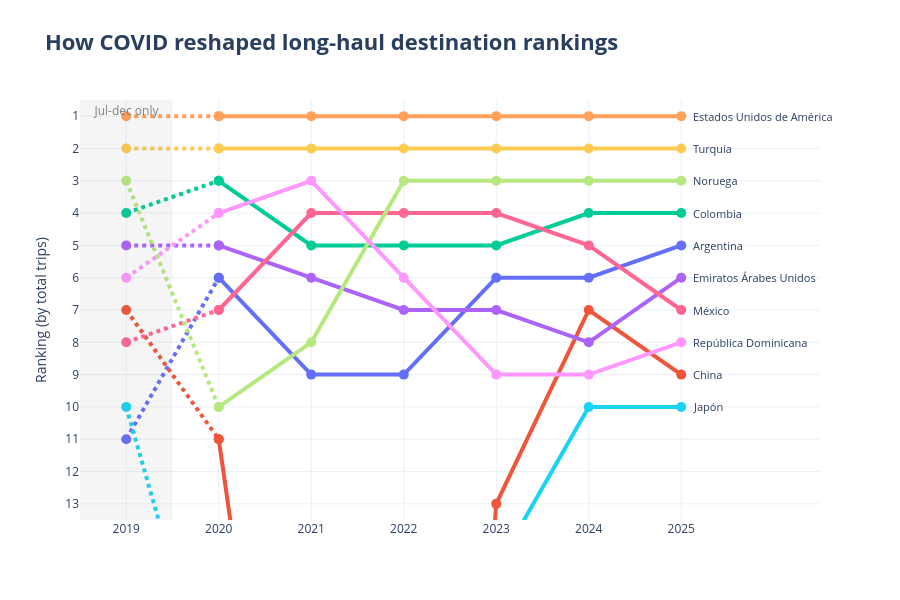

Notebook code for this chart:
### Markdown cell above
---

### Code cell
fig = go.Figure()
colors = px.colors.qualitative.Plotly

for i, dest in enumerate(df_rank_top10["destination"].unique()):
    sub = df_rank_top10[df_rank_top10["destination"] == dest].sort_values("year")
    col = colors[i % len(colors)]
    
    # dashed line
    early = sub[sub["year"] <= 2020]
    fig.add_trace(go.Scatter(
        x=early["year"], y=early["rank"],
        mode="lines+markers",
        line=dict(color=col, width=4, dash="dot"),
        marker=dict(size=10, color=col),
        showlegend=False,
        customdata=early[["destination", "total_tourists"]].values,
        hovertemplate="%{customdata[0]}<br>Rank: %{y}<br>Tourists: %{customdata[1]:,.0f}<extra></extra>",
    ))
    
    late = sub[sub["year"] >= 2020]
    fig.add_trace(go.Scatter(
        x=late["year"], y=late["rank"],
        mode="lines+markers",
        line=dict(color=col, width=4),
        marker=dict(size=10, color=col),
        showlegend=False,
        customdata=late[["destination", "total_tourists"]].values,
        hovertemplate="%{customdata[0]}<br>Rank: %{y}<br>Tourists: %{customdata[1]:,.0f}<extra></extra>",
    ))

# H2 annotation
fig.add_vrect(
    x0=2018.5, x1=2019.5,
    fillcolor="gray", opacity=0.08,
    line_width=0,
    annotation_text="    Jul-dec only",
    annotation_position="top left",
    annotation_font=dict(size=12, color="gray"),
)

# Country names (end of each line)
for dest in df_rank_top10["destination"].unique():
    last = df_rank_top10[df_rank_top10["destination"] == dest].iloc[-1]
    fig.add_annotation(
        x=last["year"], y=last["rank"],
        text=dest,
        xanchor="left", xshift=10,
        showarrow=False,
        font=dict(size=11),
    )

fig.update_xaxes(
    tickmode="array",
    range=[2018.5, 2026.5],
    tickvals=sorted(df_rank_top10["year"].unique()),
)
fig.update_yaxes(range=[13.5, 0.5], tickmode="linear", dtick=1)
fig.update_layout(
    title="<b>How COVID reshaped long-haul destination rankings</b>",
    title_font_size=22,
    yaxis_title="Ranking (by total trips)",
    xaxis_title="",
    template="plotly_white",
    height=600,
    margin=dict(r=80),
)

fig.show()

### Figure 1 — Plotly figure (JSON) as saved in the notebook; plotly's stock layout.template omitted (floating-point values rounded to 4 significant figures)
{"data": [{"customdata": [["Argentina", 16110], ["Argentina", 10726]], "hovertemplate": "%{customdata[0]}<br>Rank: %{y}<br>Tourists: %{customdata[1]:,.0f}<extra></extra>", "line": {"color": "#636EFA", "dash": "dot", "width": 4}, "marker": {"color": "#636EFA", "size": 10}, "mode": "lines+markers", "showlegend": false, "type": "scatter", "x": [2019, 2020], "y": [11, 6]}, {"customdata": [["Argentina", 10726], ["Argentina", 7517], ["Argentina", 24737], ["Argentina", 39585], ["Argentina", 53667], ["Argentina", 67859]], "hovertemplate": "%{customdata[0]}<br>Rank: %{y}<br>Tourists: %{customdata[1]:,.0f}<extra></extra>", "line": {"color": "#636EFA", "width": 4}, "marker": {"color": "#636EFA", "size": 10}, "mode": "lines+markers", "showlegend": false, "type": "scatter", "x": [2020, 2021, 2022, 2023, 2024, 2025], "y": [6, 9, 9, 6, 6, 5]}, {"customdata": [["China", 21824], ["China", 5192]], "hovertemplate": "%{customdata[0]}<br>Rank: %{y}<br>Tourists: %{customdata[1]:,.0f}<extra></extra>", "line": {"color": "#EF553B", "dash": "dot", "width": 4}, "marker": {"color": "#EF553B", "size": 10}, "mode": "lines+markers", "showlegend": false, "type": "scatter", "x": [2019, 2020], "y": [7, 11]}, {"customdata": [["China", 5192], ["China", 937], ["China", 1111], ["China", 21637], ["China", 46740], ["China", 60660]], "hovertemplate": "%{customdata[0]}<br>Rank: %{y}<br>Tourists: %{customdata[1]:,.0f}<extra></extra>", "line": {"color": "#EF553B", "width": 4}, "marker": {"color": "#EF553B", "size": 10}, "mode": "lines+markers", "showlegend": false, "type": "scatter", "x": [2020, 2021, 2022, 2023, 2024, 2025], "y": [11, 34, 51, 13, 7, 9]}, {"customdata": [["Colombia", 27771], ["Colombia", 13588]], "hovertemplate": "%{customdata[0]}<br>Rank: %{y}<br>Tourists: %{customdata[1]:,.0f}<extra></extra>", "line": {"color": "#00CC96", "dash": "dot", "width": 4}, "marker": {"color": "#00CC96", "size": 10}, "mode": "lines+markers", "showlegend": false, "type": "scatter", "x": [2019, 2020], "y": [4, 3]}, {"customdata": [["Colombia", 13588], ["Colombia", 18105], ["Colombia", 40021], ["Colombia", 49332], ["Colombia", 69175], ["Colombia", 72088]], "hovertemplate": "%{customdata[0]}<br>Rank: %{y}<br>Tourists: %{customdata[1]:,.0f}<extra></extra>", "line": {"color": "#00CC96", "width": 4}, "marker": {"color": "#00CC96", "size": 10}, "mode": "lines+markers", "showlegend": false, "type": "scatter", "x": [2020, 2021, 2022, 2023, 2024, 2025], "y": [3, 5, 5, 5, 4, 4]}, {"customdata": [["Emiratos Árabes Unidos", 24061], ["Emiratos Árabes Unidos", 11701]], "hovertemplate": "%{customdata[0]}<br>Rank: %{y}<br>Tourists: %{customdata[1]:,.0f}<extra></extra>", "line": {"color": "#AB63FA", "dash": "dot", "width": 4}, "marker": {"color": "#AB63FA", "size": 10}, "mode": "lines+markers", "showlegend": false, "type": "scatter", "x": [2019, 2020], "y": [5, 5]}, {"customdata": [["Emiratos Árabes Unidos", 11701], ["Emiratos Árabes Unidos", 13223], ["Emiratos Árabes Unidos", 27965], ["Emiratos Árabes Unidos", 38121], ["Emiratos Árabes Unidos", 46326], ["Emiratos Árabes Unidos", 65732]], "hovertemplate": "%{customdata[0]}<br>Rank: %{y}<br>Tourists: %{customdata[1]:,.0f}<extra></extra>", "line": {"color": "#AB63FA", "width": 4}, "marker": {"color": "#AB63FA", "size": 10}, "mode": "lines+markers", "showlegend": false, "type": "scatter", "x": [2020, 2021, 2022, 2023, 2024, 2025], "y": [5, 6, 7, 7, 8, 6]}, {"customdata": [["Estados Unidos de América", 372731], ["Estados Unidos de América", 124998]], "hovertemplate": "%{customdata[0]}<br>Rank: %{y}<br>Tourists: %{customdata[1]:,.0f}<extra></extra>", "line": {"color": "#FFA15A", "dash": "dot", "width": 4}, "marker": {"color": "#FFA15A", "size": 10}, "mode": "lines+markers", "showlegend": false, "type": "scatter", "x": [2019, 2020], "y": [1, 1]}, {"customdata": [["Estados Unidos de América", 124998], ["Estados Unidos de América", 85197], ["Estados Unidos de América", 444217], ["Estados Unidos de América", 524338], ["Estados Unidos de América", 633262], ["Estados Unidos de América", 415104]], "hovertemplate": "%{customdata[0]}<br>Rank: %{y}<br>Tourists: %{customdata[1]:,.0f}<extra></extra>", "line": {"color": "#FFA15A", "width": 4}, "marker": {"color": "#FFA15A", "size": 10}, "mode": "lines+markers", "showlegend": false, "type": "scatter", "x": [2020, 2021, 2022, 2023, 2024, 2025], "y": [1, 1, 1, 1, 1, 1]}, {"customdata": [["Japón", 18037], ["Japón", 2507]], "hovertemplate": "%{customdata[0]}<br>Rank: %{y}<br>Tourists: %{customdata[1]:,.0f}<extra></extra>", "line": {"color": "#19D3F3", "dash": "dot", "width": 4}, "marker": {"color": "#19D3F3", "size": 10}, "mode": "lines+markers", "showlegend": false, "type": "scatter", "x": [2019, 2020], "y": [10, 20]}, {"customdata": [["Japón", 2507], ["Japón", 736], ["Japón", 2050], ["Japón", 17426], ["Japón", 41667], ["Japón", 47933]], "hovertemplate": "%{customdata[0]}<br>Rank: %{y}<br>Tourists: %{customdata[1]:,.0f}<extra></extra>", "line": {"color": "#19D3F3", "width": 4}, "marker": {"color": "#19D3F3", "size": 10}, "mode": "lines+markers", "showlegend": false, "type": "scatter", "x": [2020, 2021, 2022, 2023, 2024, 2025], "y": [20, 39, 32, 15, 10, 10]}, {"customdata": [["México", 20950], ["México", 10564]], "hovertemplate": "%{customdata[0]}<br>Rank: %{y}<br>Tourists: %{customdata[1]:,.0f}<extra></extra>", "line": {"color": "#FF6692", "dash": "dot", "width": 4}, "marker": {"color": "#FF6692", "size": 10}, "mode": "lines+markers", "showlegend": false, "type": "scatter", "x": [2019, 2020], "y": [8, 7]}, {"customdata": [["México", 10564], ["México", 25617], ["México", 40269], ["México", 51737], ["México", 63982], ["México", 63861]], "hovertemplate": "%{customdata[0]}<br>Rank: %{y}<br>Tourists: %{customdata[1]:,.0f}<extra></extra>", "line": {"color": "#FF6692", "width": 4}, "marker": {"color": "#FF6692", "size": 10}, "mode": "lines+markers", "showlegend": false, "type": "scatter", "x": [2020, 2021, 2022, 2023, 2024, 2025], "y": [7, 4, 4, 4, 5, 7]}, {"customdata": [["Noruega", 43646], ["Noruega", 6281]], "hovertemplate": "%{customdata[0]}<br>Rank: %{y}<br>Tourists: %{customdata[1]:,.0f}<extra></extra>", "line": {"color": "#B6E880", "dash": "dot", "width": 4}, "marker": {"color": "#B6E880", "size": 10}, "mode": "lines+markers", "showlegend": false, "type": "scatter", "x": [2019, 2020], "y": [3, 10]}, {"customdata": [["Noruega", 6281], ["Noruega", 7543], ["Noruega", 45984], ["Noruega", 71730], ["Noruega", 99774], ["Noruega", 91864]], "hovertemplate": "%{customdata[0]}<br>Rank: %{y}<br>Tourists: %{customdata[1]:,.0f}<extra></extra>", "line": {"color": "#B6E880", "width": 4}, "marker": {"color": "#B6E880", "size": 10}, "mode": "lines+markers", "showlegend": false, "type": "scatter", "x": [2020, 2021, 2022, 2023, 2024, 2025], "y": [10, 8, 3, 3, 3, 3]}, {"customdata": [["República Dominicana", 23000], ["República Dominicana", 12246]], "hovertemplate": "%{customdata[0]}<br>Rank: %{y}<br>Tourists: %{customdata[1]:,.0f}<extra></extra>", "line": {"color": "#FF97FF", "dash": "dot", "width": 4}, "marker": {"color": "#FF97FF", "size": 10}, "mode": "lines+markers", "showlegend": false, "type": "scatter", "x": [2019, 2020], "y": [6, 4]}, {"customdata": [["República Dominicana", 12246], ["República Dominicana", 31611], ["República Dominicana", 39663], ["República Dominicana", 33725], ["República Dominicana", 44880], ["República Dominicana", 61842]], "hovertemplate": "%{customdata[0]}<br>Rank: %{y}<br>Tourists: %{customdata[1]:,.0f}<extra></extra>", "line": {"color": "#FF97FF", "width": 4}, "marker": {"color": "#FF97FF", "size": 10}, "mode": "lines+markers", "showlegend": false, "type": "scatter", "x": [2020, 2021, 2022, 2023, 2024, 2025], "y": [4, 3, 6, 9, 9, 8]}, {"customdata": [["Turquía", 78223], ["Turquía", 33528]], "hovertemplate": "%{customdata[0]}<br>Rank: %{y}<br>Tourists: %{customdata[1]:,.0f}<extra></extra>", "line": {"color": "#FECB52", "dash": "dot", "width": 4}, "marker": {"color": "#FECB52", "size": 10}, "mode": "lines+markers", "showlegend": false, "type": "scatter", "x": [2019, 2020], "y": [2, 2]}, {"customdata": [["Turquía", 33528], ["Turquía", 60839], ["Turquía", 142598], ["Turquía", 181887], ["Turquía", 215422], ["Turquía", 136865]], "hovertemplate": "%{customdata[0]}<br>Rank: %{y}<br>Tourists: %{customdata[1]:,.0f}<extra></extra>", "line": {"color": "#FECB52", "width": 4}, "marker": {"color": "#FECB52", "size": 10}, "mode": "lines+markers", "showlegend": false, "type": "scatter", "x": [2020, 2021, 2022, 2023, 2024, 2025], "y": [2, 2, 2, 2, 2, 2]}], "layout": {"annotations": [{"font": {"color": "gray", "size": 12}, "showarrow": false, "text": "    Jul-dec only", "x": 2018.0, "xanchor": "left", "xref": "x", "y": 1, "yanchor": "top", "yref": "y domain"}, {"font": {"size": 11}, "showarrow": false, "text": "Argentina", "x": 2025, "xanchor": "left", "xshift": 10, "y": 5}, {"font": {"size": 11}, "showarrow": false, "text": "China", "x": 2025, "xanchor": "left", "xshift": 10, "y": 9}, {"font": {"size": 11}, "showarrow": false, "text": "Colombia", "x": 2025, "xanchor": "left", "xshift": 10, "y": 4}, {"font": {"size": 11}, "showarrow": false, "text": "Emiratos Árabes Unidos", "x": 2025, "xanchor": "left", "xshift": 10, "y": 6}, {"font": {"size": 11}, "showarrow": false, "text": "Estados Unidos de América", "x": 2025, "xanchor": "left", "xshift": 10, "y": 1}, {"font": {"size": 11}, "showarrow": false, "text": "Japón", "x": 2025, "xanchor": "left", "xshift": 10, "y": 10}, {"font": {"size": 11}, "showarrow": false, "text": "México", "x": 2025, "xanchor": "left", "xshift": 10, "y": 7}, {"font": {"size": 11}, "showarrow": false, "text": "Noruega", "x": 2025, "xanchor": "left", "xshift": 10, "y": 3}, {"font": {"size": 11}, "showarrow": false, "text": "República Dominicana", "x": 2025, "xanchor": "left", "xshift": 10, "y": 8}, {"font": {"size": 11}, "showarrow": false, "text": "Turquía", "x": 2025, "xanchor": "left", "xshift": 10, "y": 2}], "height": 600, "margin": {"r": 80}, "shapes": [{"fillcolor": "gray", "line": {"width": 0}, "opacity": 0.08, "type": "rect", "x0": 2018.0, "x1": 2020.0, "xref": "x", "y0": 0, "y1": 1, "yref": "y domain"}], "title": {"font": {"size": 22}, "text": "<b>How COVID reshaped long-haul destination rankings</b>"}, "xaxis": {"range": [2018.0, 2026.0], "tickmode": "array", "tickvals": [2019, 2020, 2021, 2022, 2023, 2024, 2025], "title": {"text": ""}}, "yaxis": {"dtick": 1, "range": [13.5, 0.5], "tickmode": "linear", "title": {"text": "Ranking (by total trips)"}}}}
